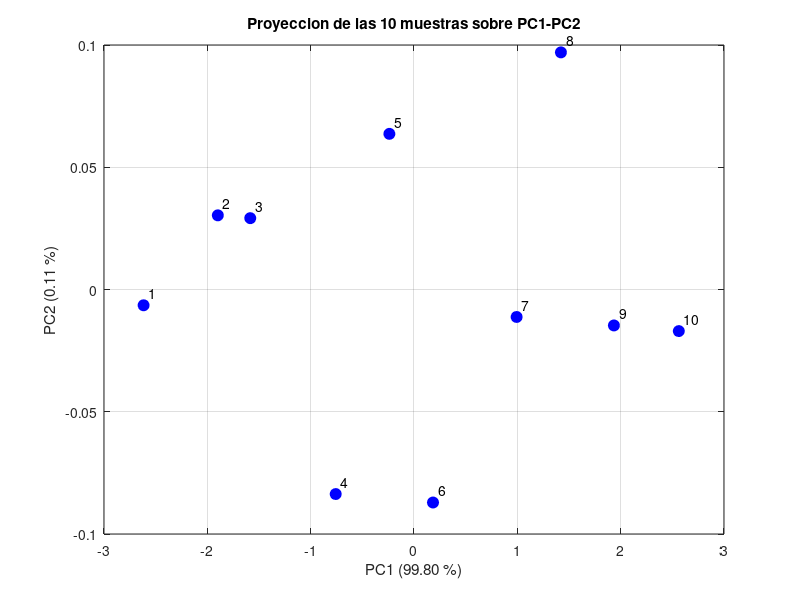

Recreate this plot in MATLAB.
clc; clear; close all;

% --- Datos (10 muestras x 3 variables: T, I, V) ---
X = [48 5.1 2.1;
     50 5.3 2.4;
     51 5.4 2.5;
     53 5.7 2.8;
     55 5.8 3.0;
     56 6.0 3.1;
     58 6.2 3.5;
     60 6.3 3.6;
     61 6.5 3.8;
     63 6.7 4.0];

% --- Media y desviacion estandar por columna ---
mu    = mean(X);
sigma = std(X);      % muestral (N-1)

% --- Estandarizacion ---
Z = (X - mu) ./ sigma;

% --- Verificacion ---
disp('Medias (T, I, V):');          disp(mu)
disp('Desv. estandar (T, I, V):');  disp(sigma)
disp('Media de Z (debe ser ~0):');  disp(mean(Z))
disp('Std de Z (debe ser 1):');     disp(std(Z))

% --- Paso 2: matriz de covarianza de Z ---
n = size(Z, 1);
S = (Z' * Z) / (n - 1);

disp('Matriz de covarianza S:');
disp(S)
disp('Verificacion con cov(Z):');
disp(cov(Z))

% --- Paso 3: autovalores y autovectores ---
[V, D] = eig(S);
lambda = diag(D);

[lambda, idx] = sort(lambda, 'descend');
V = V(:, idx);

disp('Autovalores ordenados:');
disp(lambda')
disp('Autovectores (columnas = PC1, PC2, PC3):');
disp(V)

disp('Suma de autovalores:');
disp(sum(lambda))
disp('Traza de S:');
disp(trace(S))

% --- Paso 4: varianza explicada ---
var_ind = lambda / sum(lambda) * 100;
var_acu = cumsum(var_ind);

disp('Varianza explicada individual (%):');
disp(var_ind')
disp('Varianza explicada acumulada (%):');
disp(var_acu')

fprintf('\nPC1 conserva: %.2f %%\n', var_ind(1));
fprintf('PC1+PC2 conservan: %.2f %%\n', var_acu(2));

% --- Paso 5: proyeccion y grafico PC1-PC2 ---
scores = Z * V(:, 1:2);

disp('Scores (PC1, PC2) por muestra:');
disp([(1:n)' scores])

figure;
plot(scores(:,1), scores(:,2), 'bo', 'MarkerFaceColor', 'b', 'MarkerSize', 8);
hold on;
for k = 1:n
  text(scores(k,1) + 0.05, scores(k,2) + 0.005, num2str(k));
end
grid on;
xlabel(sprintf('PC1 (%.2f %%)', var_ind(1)));
ylabel(sprintf('PC2 (%.2f %%)', var_ind(2)));
title('Proyeccion de las 10 muestras sobre PC1-PC2');
print('-dpng', '-r150', 'pca_pc1_pc2.png');
input('Presiona Enter para cerrar la figura...', 's');
